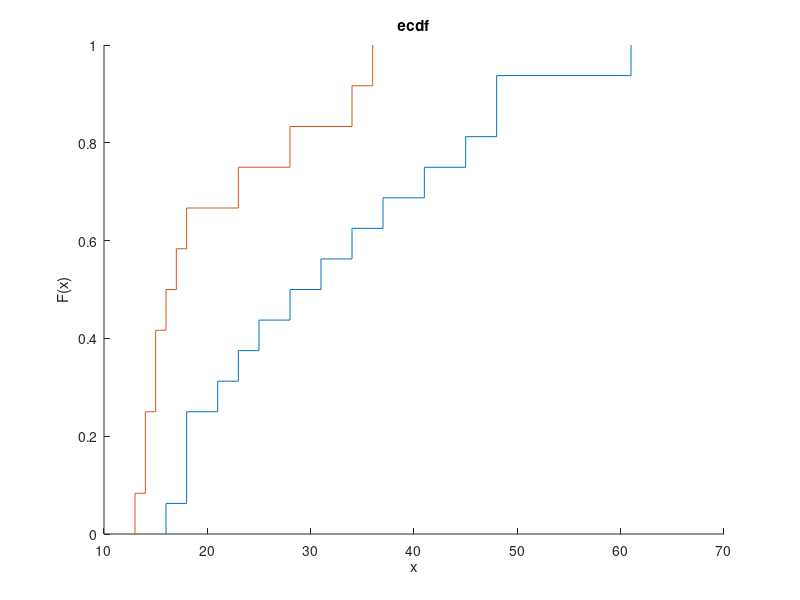

MATLAB code for this plot: (Note: this script raises an error after producing the figure.)
clear all
clc

Praha=[16,18,18,18,21,23,25,28,31,34,37,41,45,48,48,61] 
Liberec=[13,14,14,15,15,16,17,18,23,28,34,36]

%H0 Praha<= Liberec    H1 Praha>Liberec
[p,h]=ranksum(Praha,Liberec,'tail','right')

%H0 distribuce platu je v obou městech shodná, H1 v Praze je nižší
%distribuce platu než v Liberci
hold on
ecdf(Praha)
ecdf(Liberec)
hold off

%H0: F(Praha)>= F(Liberec)     %H1:  F(Praha)<F(Liberec)
[h,p,kstest]=kstest2(Praha,Liberec,0.05,'smaller')
